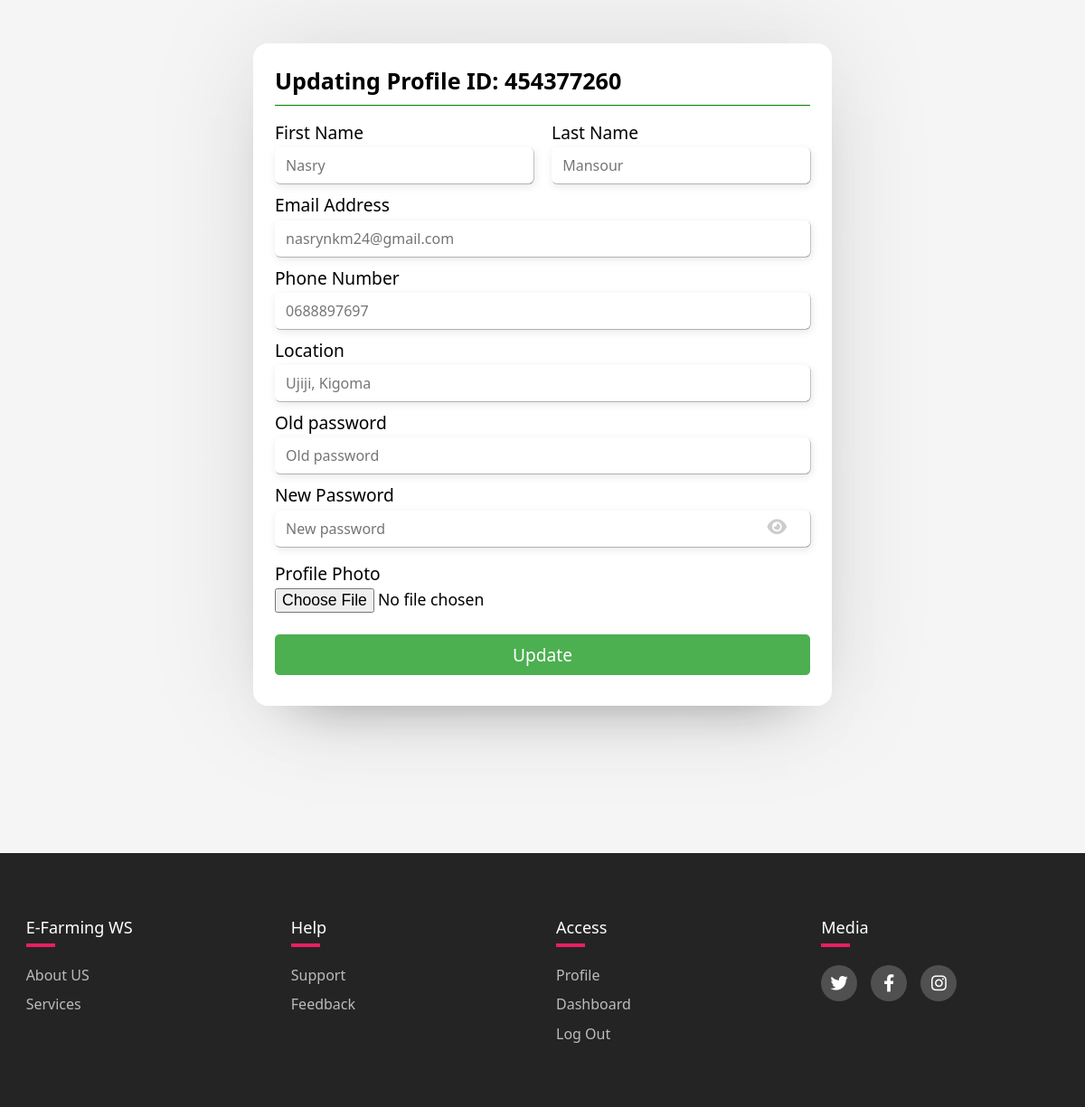
Screenshot of /components/updateprofile.php?userID=454377260 (signed in) with the database file from the repository.
### tables this page shows
CREATE TABLE `users` (
  `userID` int(255) NOT NULL,
  `uniqueID` int(255) NOT NULL,
  `firstName` varchar(255) NOT NULL,
  `lastName` varchar(255) NOT NULL,
  `email` varchar(255) NOT NULL,
  `phone` varchar(255) NOT NULL,
  `locationed` varchar(255) NOT NULL,
  `passwords` varchar(255) NOT NULL,
  `account` varchar(255) NOT NULL,
  `profilePhoto` varchar(400) NOT NULL
);

### components/updateprofile.php (the view, shortened to what this page needs)
<?php
@include "./config.php";
$userID = mysqli_real_escape_string($connection, $_GET['userID']);
if (isset($_SESSION['uniqueID']) && isset($userID)) {
  $query1 = "SELECT * FROM users WHERE uniqueID = $userID";
  $checked = mysqli_query($connection, $query1);
  if (mysqli_num_rows($checked) > 0) {
    $user = mysqli_fetch_assoc($checked);
  }
} else {
  header("Location: ./login.php");
}
?>
<!DOCTYPE html>
<html lang="en">
<head>
  <link rel="stylesheet" href="../css/registation.css" />
  <link rel="stylesheet" href="../css/footer.css" />
  <link rel="stylesheet" href="https://cdnjs.cloudflare.com/ajax/libs/font-awesome/6.4.0/css/all.min.css" />
</head>
<body>
  <div class="wrapper">
    <section class="containerWrapper">
      <header>Updating Profile ID: <?php echo $user['uniqueID']; ?></header>
      <form action="" method="post" enctype="multipart/form-data">
        <?php
        $queryAllDetails = "SELECT * FROM users WHERE uniqueID = $userID";
        $queryDetails = mysqli_query($connection, $queryAllDetails);
        if (mysqli_num_rows($queryDetails) > 0) {
          while ($items = mysqli_fetch_assoc($queryDetails)) {
        ?>
            <div class="user-details">
              <div class="field input">
                <label for="fisrtName">First Name</label>
                <input type="text" name="fName" placeholder="<?php echo $items['firstName']; ?>" />
              </div>
              <div class="field input">
                <label for="lastName">Last Name</label>
                <input type="text" name="lName" placeholder="<?php echo $items['lastName']; ?>" />
              </div>
            </div>
            <div class="field input">
              <label for="lastName">Email Address</label>
              <input type="text" name="email" placeholder="<?php echo $items['email']; ?>" />
            </div>
            <div class="field input">
              <label for="phoneNo">Phone Number</label>
              <input type="text" name="phone" placeholder="<?php echo $items['phone']; ?>" />
            </div>
            <div class="field input">
              <label for="password">Location</label>
              <input type="text" name="locations" placeholder="<?php echo $items['locationed']; ?>" />
            </div>
            <div class="field input">
              <label for="password">Old password</label>
              <input type="text" name="oldPassword" placeholder="Old password" />
            </div>
            <div class="field input">
              <label for="confirmPassword">New Password</label>
              <input type="password" name="newPassword" placeholder="New password" />
              <i class="fas fa-eye"></i>
            </div>
            <div class="field image">
              <label for="profile">Profile Photo</label>
              <input type="file" name="image" />
            </div>
            <div class="field button">
              <input type="submit" name="submit" value="Update" />
            </div>
        <?php };
        } else {
          $alert_info[] = "Nothing was found!";
        }
        ?>
      </form>
    </section>
  </div>
  <footer class="footer">
    <div class="footerContainer">
      <div class="footerRow">
        <div class="footerColumn">
          <h4>E-Farming WS</h4>
          <ul>
            <li><a href="">About US</a></li>
            <li><a href="">Services</a></li>
          </ul>
        </div>
        <div class="footerColumn">
          <h4>Help</h4>
          <ul>
            <li><a href="">Support</a></li>
            <li><a href="">Feedback</a></li>
          </ul>
        </div>
        <div class="footerColumn">
          <h4>Access</h4>
          <ul>
            <li><a href="./profile.php?userID=<?php echo $user['uniqueID'] ?>">Profile</a></li>
            <li><a href="../components/<?php if ($user['account'] == 'Farmer') {
                                          echo "Farmer/farmerDash.php";
                                        } else {
                                          echo "Customer/customerDash.php";
                                        }  ?>">Dashboard</a></li>
            <li><a href="./logout.php?logout_id=<?php echo $user['uniqueID'] ?>">Log Out</a></li>
          </ul>
        </div>
        <div class="footerColumn">
          <h4>Media</h4>
          <div class="mediaIcos">
            <a href=""><i class="fab fa-twitter"></i></a>
            <a href=""><i class="fab fa-facebook-f"></i></a>
            <a href=""><i class="fab fa-instagram"></i></a>
          </div>
        </div>
      </div>
    </div>
  </footer>
</body>
</html>

### css/registation.css (style rules this page uses)
* { margin: 0; padding: 0; box-sizing: border-box; font-family: system-ui, -apple-system, BlinkMacSystemFont, "Segoe UI", Roboto, Oxygen, Ubuntu, Cantarell, "Open Sans", "Helvetica Neue"; text-decoration: none; }
body { background: whitesmoke; font-size: 1.2rem; }
.wrapper { height: 100vh; padding-top: 0.5rem; background: whitesmoke; }
.containerWrapper { background: #ffffff; padding: 1.5rem; max-width: 40rem; border-radius: 1rem; margin: 2.5rem auto 0 auto; box-shadow: 0 0 128px 0 rgba(0, 0, 0, 0.1), 0 32px 64px -48px rgba(0, 0, 0, 0.5); }
.containerWrapper header { font-size: 1.57rem; font-weight: 600; padding-bottom: 0.63rem; border-bottom: 0.063rem solid green; }
.containerWrapper form { margin-top: 1rem; }
.containerWrapper form .user-details { display: flex; }
form .user-details .field:first-child { margin-right: 0.63rem; width: 50%; }
form .user-details .field:last-child { margin-left: 0.63rem; width: 50%; }
.containerWrapper form .field { display: flex; position: relative; flex-direction: column; margin-bottom: 0.63rem; }
.containerWrapper form .field label { margin-bottom: 0.2rem; }
.containerWrapper form .field input { outline: none; }
.containerWrapper form .input input { height: 2.5rem; width: 100%; font-size: 1rem; padding: 0 0.63rem; border-radius: 0.32rem; color: black; background-color: #fff; border: 2px solid transparent; border-top: 2px solid transparent; box-shadow: 1.4px 3px 9.1px rgb(0, 3, 3, 0.1), 0.4px 0.4px 0.4px gray; transition: all 250ms ease-in-out; }
.containerWrapper form .image label { margin-top: 0.4rem; }
.containerWrapper form .image input { font-size: 1.1rem; }
.containerWrapper form .field i { position: absolute; right: 15px; color: #ccc; top: 55%; transform: translate(-50%); cursor: pointer; }
.containerWrapper form .button input { margin-top: 0.83rem; height: 2.82rem; border: none; font-size: 1.2rem; font-weight: 500; background: #4caf50; color: #ffffff; border-radius: 0.32rem; cursor: pointer; }

### css/footer.css (style rules this page uses)
.footer { background-color: #242424; padding: 4.375rem 0; margin-top: 9rem; }
.footerContainer { max-width: 73.3rem; margin: auto; }
.footerRow { display: flex; flex-wrap: wrap; }
.footerColumn { width: 25%; padding: 0 0.94rem; }
.footerColumn h4 { font-size: 1.13rem; color: #ffffff; font-weight: 500; text-transform: capitalize; margin-bottom: 1.9rem; position: relative; }
.footerColumn h4::before { content: ""; position: absolute; left: 0; bottom: -0.6rem; background-color: #e91e63; height: 0.2rem; box-sizing: border-box; width: 2rem; }
.footerColumn ul { list-style: none; }
.footerColumn ul li:not(:last-child) { margin-bottom: 0.63rem; }
.footerColumn ul li a { text-decoration: none; font-size: 1rem; text-transform: capitalize; font-weight: 300; color: #bbbbbb; display: block; transition: all 0.2s ease; }
.mediaIcos a { display: inline-block; height: 2.5rem; width: 2.5rem; background-color: rgb(255, 255, 255, 0.2); margin: 0 0.63rem 0.63rem 0; text-align: center; line-height: 2.5rem; border-radius: 50%; color: #ffffff; transition: all 0.5s ease; }

### rows the page displays
users: uniqueID "454377260", fName "Nasry", lName "Mansour", email "nasrynkm24@gmail.com", phone "0688897697", locations "Ujiji, Kigoma"
